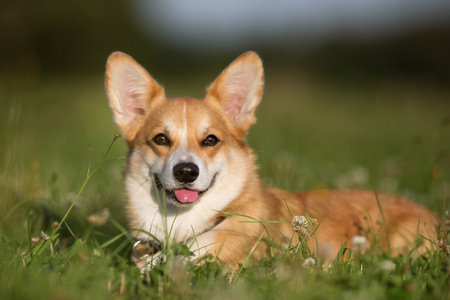
#> input picture opencv/assets/dog1.jpeg, 450 x 300 px
$ python 09-mixture.py
#> lines starting #> are read from the running program, lines starting #| are printed output that depends on the picture
import numpy as np
import cv2

#! 图像相加
x = np.uint8([250])
y = np.uint8([10])
img = cv2.add(x, y)
print(cv2.add(x, y))  # 250+10 = 260 => 255
print(x + y)  # 250+10 = 260 % 256 = 4

#! 图像混合
# dst=α×img1+β×img2+γ 其中γ是相当于一个修正值

img1 = cv2.imread('assets/dog1.jpeg')
#> img1 is the input picture: shape (300, 450, 3); mean B, G, R 61, 100.3, 109.2
img2 = cv2.imread('assets/dog2.jpeg')
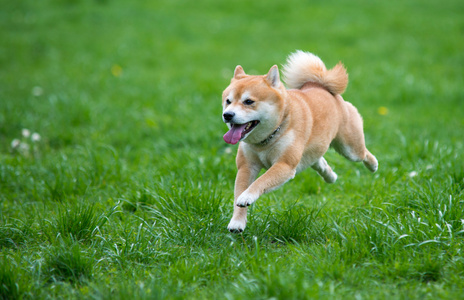
#> input picture opencv/assets/dog2.jpeg, 464 x 300 px
#> img2 is the input picture: shape (300, 464, 3); mean B, G, R 61.4, 140.6, 91.1
print("img1 shape: ", img1.shape)
#| img1 shape:  (300, 450, 3)
print("img2 shape: ", img2.shape)
#| img2 shape:  (300, 464, 3)
# 图像混合需要形状一样
(rows, cols) = img1.shape[:2]
#> rows = 300; cols = 450
img2 = cv2.resize(img2, (cols, rows))
#> img2: shape (300, 450, 3)
# 按权重进行混合
img = cv2.addWeighted(img1, 0.6, img2, 0.4, 0)
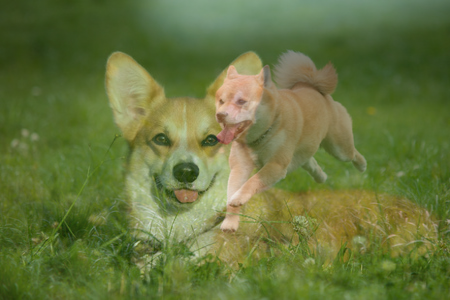
#> img: shape (300, 450, 3); mean B, G, R 61.2, 116.4, 101.9
cv2.imwrite('assets/output/dog_mixture_blend.jpeg', img)
